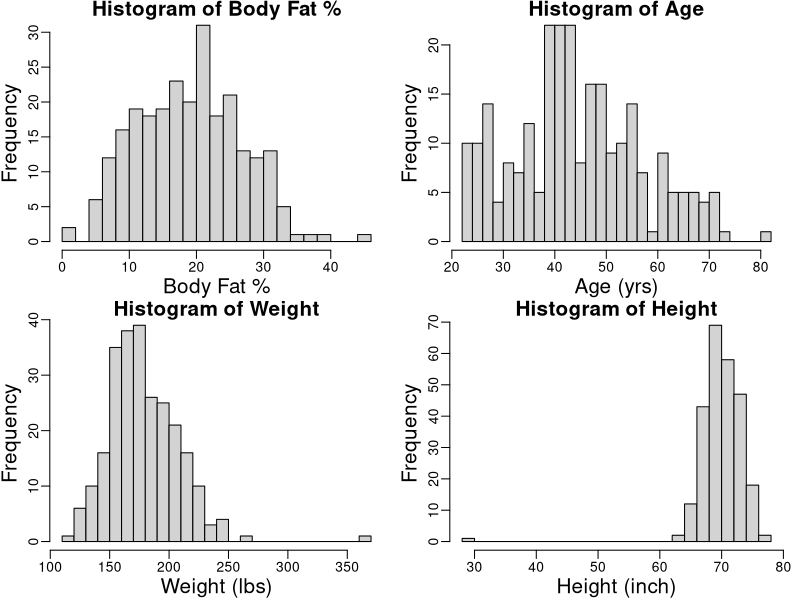
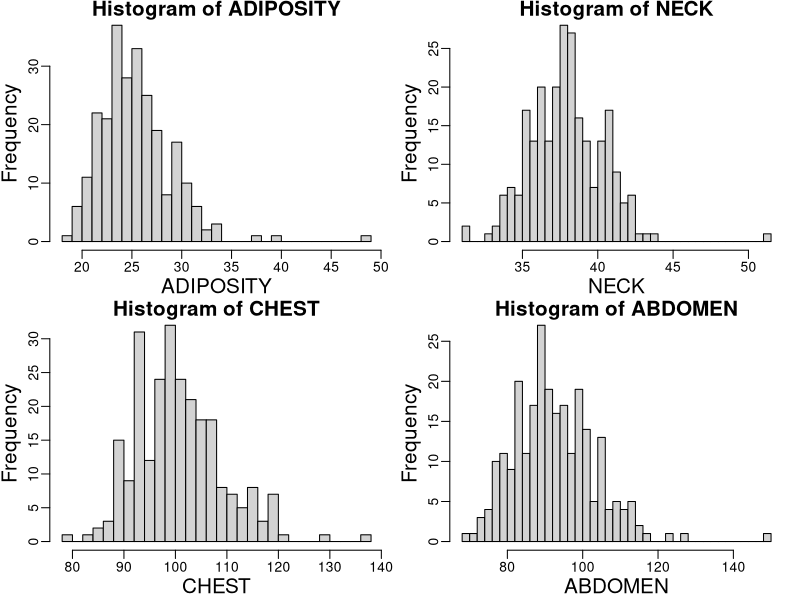
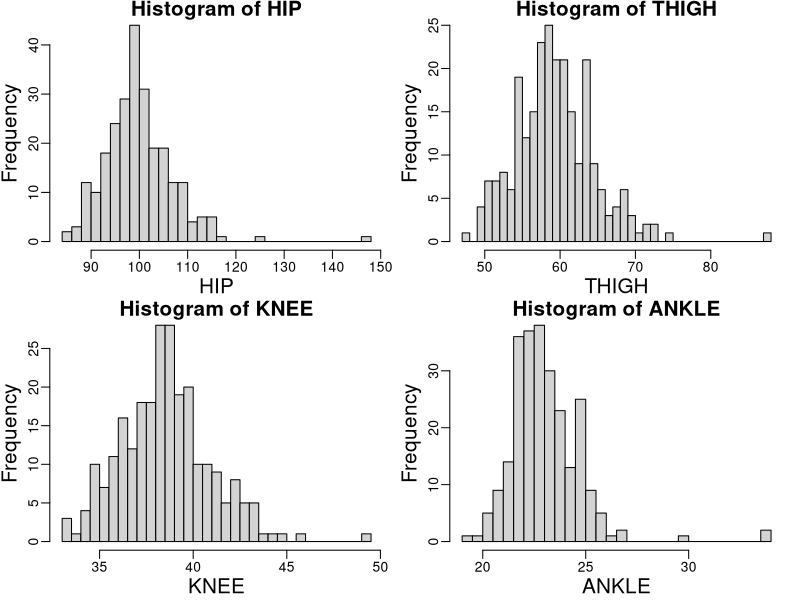
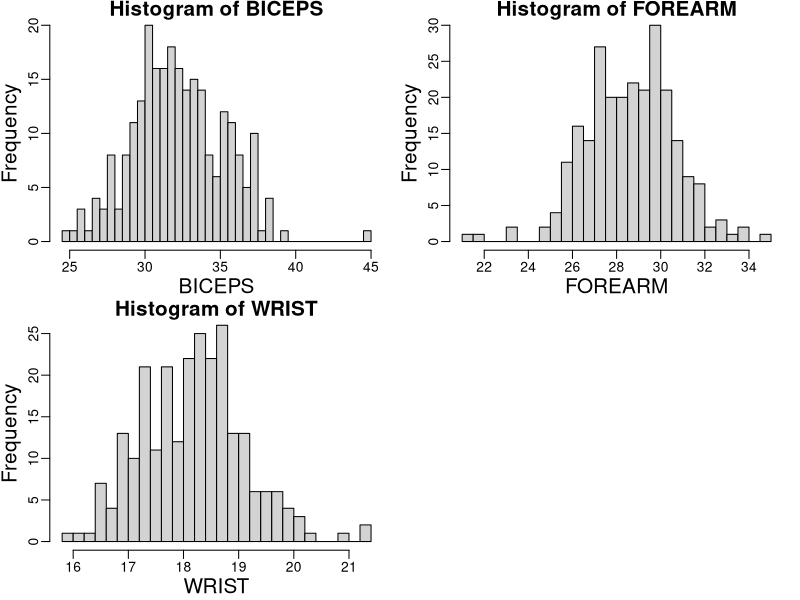
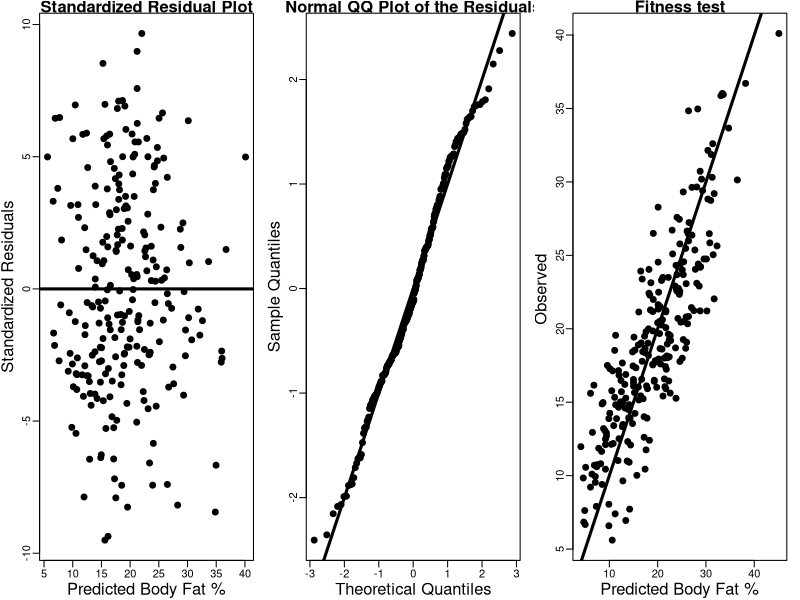
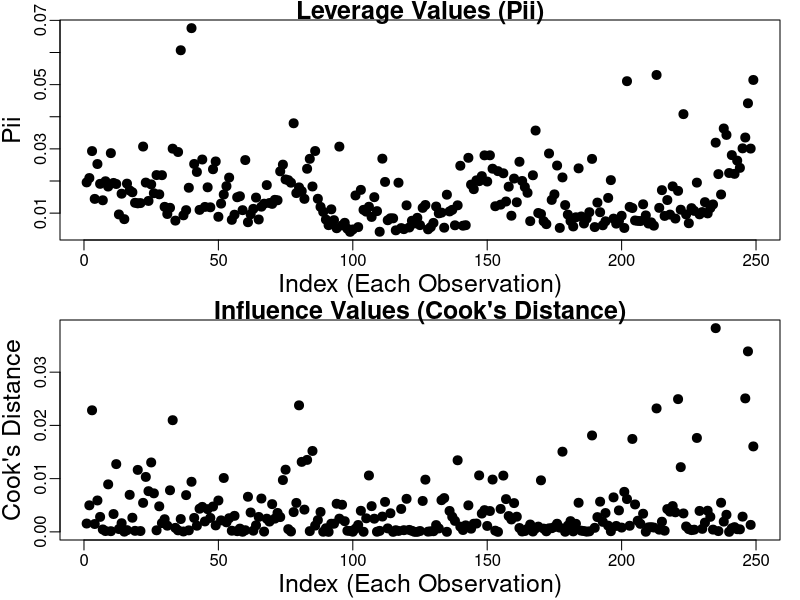

These figures' R source, in order:
## ---- chunk 1
##change it to your own file directory! 
setwd("C:/Users/THINKPAD/Desktop/myUW/STAT628 Data Science Practicum/HW2")

BodyFat=read.table("BodyFat.csv", header=T,sep=",")
attach(BodyFat)
## ---- chunk 2
#a overview of data
summary(BodyFat)
sd(BODYFAT)
## ---- chunk 3
par(mfrow=c(2,2)) #Makes a two-by-two, i.e. (2,2), plotting window
par(mgp=c(1.8,.5,0), mar=c(3,3,1,1)) #"Beautifies" plots when creating multiple figures. Google this for more info.

hist(BODYFAT,breaks=30,cex.lab=1.5,cex.main=1.5,
     main="Histogram of Body Fat %",xlab="Body Fat %")
hist(AGE,breaks=30,cex.lab=1.5,cex.main=1.5,
     main="Histogram of Age",xlab="Age (yrs)")
hist(WEIGHT,breaks=30,cex.lab=1.5,cex.main=1.5,
     main="Histogram of Weight",xlab="Weight (lbs)")
hist(HEIGHT,breaks=30,cex.lab=1.5,cex.main=1.5,
     main="Histogram of Height",xlab="Height (inch)")

## ---- chunk 4
par(mfrow=c(2,2)) #Makes a two-by-two, i.e. (2,2), plotting window
par(mgp=c(1.8,.5,0), mar=c(3,3,1,1)) #"Beautifies" plots when creating multiple figures. Google this for more info.

hist(ADIPOSITY,breaks=30,cex.lab=1.5,cex.main=1.5,)
hist(NECK,breaks=30,cex.lab=1.5,cex.main=1.5,)
hist(CHEST,breaks=30,cex.lab=1.5,cex.main=1.5,)
hist(ABDOMEN,breaks=30,cex.lab=1.5,cex.main=1.5,)

## ---- chunk 5
par(mfrow=c(2,2)) #Makes a two-by-two, i.e. (2,2), plotting window
par(mgp=c(1.8,.5,0), mar=c(3,3,1,1)) #"Beautifies" plots when creating multiple figures. Google this for more info.

hist(HIP,breaks=30,cex.lab=1.5,cex.main=1.5,)
hist(THIGH,breaks=30,cex.lab=1.5,cex.main=1.5,)
hist(KNEE,breaks=30,cex.lab=1.5,cex.main=1.5,)
hist(ANKLE,breaks=30,cex.lab=1.5,cex.main=1.5,)
## ---- chunk 6
par(mfrow=c(2,2)) #Makes a two-by-two, i.e. (2,2), plotting window
par(mgp=c(1.8,.5,0), mar=c(3,3,1,1)) #"Beautifies" plots when creating multiple figures. Google this for more info.

hist(BICEPS,breaks=30,cex.lab=1.5,cex.main=1.5,)
hist(FOREARM,breaks=30,cex.lab=1.5,cex.main=1.5,)
hist(WRIST,breaks=30,cex.lab=1.5,cex.main=1.5,)
## ---- chunk 7
BodyFat[WEIGHT > 350,]#totally outlier: many index is the max outlier
## ---- chunk 8
495/DENSITY-450#not the same with in .csv
## ---- chunk 9
BodyFat[BODYFAT<2,]
lowFat=BodyFat[BODYFAT<2,]
Fat=448.2/lowFat[,3]-405.8
Fat####   outlier 172,182
## ---- chunk 10
lowHgt=BodyFat[HEIGHT<30,]
trueHgt=sqrt((0.4536*lowHgt[5])/lowHgt[7])/0.0254
trueHgt####69.43
## ---- chunk 11
BodyFat[ANKLE>30,] #no outlier is found
## ---- chunk 12
BodyFat[42,6]=69.43
BodyFat=BodyFat[-c(39,172,182),]
BodyFat=BodyFat[,-c(1,3)]

write.table(BodyFat,"cleaned.csv",row.names=FALSE,col.names=TRUE,sep=",")# output cleaned data

## ---- chunk 13
library(car)
model.all=lm(BODYFAT~.,data=BodyFat)
summary(model.all)
#Anova(model.all)
## ---- chunk 14
vif(model.all) #test collinearity
## ---- chunk 15
model.sig<-lm(BODYFAT~1+AGE+ABDOMEN+WRIST,data=BodyFat) #only choose significant variables in the full model
summary(model.sig)### R^2=0.729, good enogh since model.all = 0.750
## ---- chunk 16
model.step<-step(model.sig,scope=list(upper=model.all,lower=model.sig),
                 direction="forward") #use forward step-wise regression to select model
summary(model.step)
## ---- chunk 17
predict.lm(model.sig,newdata=data.frame(AGE=40,ABDOMEN=90,WRIST=18,HEIGHT=70,CHEST=100,FOREARM=29,NECK=38),interval = "prediction", level= 0.95,se.fit=T)
## ---- chunk 18
anova(model.sig,model.all) #comparing chosen model and full model
## ---- chunk 19
confint(model.sig) #95% confidence interval for coefficients
## ---- chunk 20
par(mfrow = c(1,3))
plot(predict(model.sig),resid(model.sig,data=BodyFat),pch=19,cex=1.2,cex.lab=1.5,cex.main=1.5,
    xlab="Predicted Body Fat %", ylab="Standardized Residuals",main="Standardized Residual Plot")
abline(a=0,b=0,col="black",lwd=3)
#Linearity is fine, homoscedasticity is plausible but not perfect

qqnorm(rstandard(model.sig),pch=19,cex=1.2,cex.lab=1.5,cex.main=1.5,
      main="Normal QQ Plot of the Residuals")
abline(a=0,b=1,col="black",lwd=3)
#A little bit skewed, indicating a light-tail distribution, but not a severe one, so normality is fine 

plot(BodyFat$BODYFAT,predict.lm(model.sig),pch=19,cex=1.2,cex.lab=1.5,cex.main=1.5,
    xlab="Predicted Body Fat %", ylab="Observed ",main="Fitness test")
abline(0,1,col="black",lwd=3)
#predicted values and observed values are around line y=x, which means the model prediction is fine.
## ---- chunk 21
pii = hatvalues(model.sig)
cooki = cooks.distance(model.sig)

par(mfrow = c(2,1))
n = dim(BodyFat)[1]
plot(1:n,pii,type="p",pch=19,cex=1.2,cex.lab=1.5,cex.main=1.5,
     xlab="Index (Each Observation)",ylab="Pii",main="Leverage Values (Pii)")
plot(1:n,cooki,type="p",pch=19,cex=1.2,cex.lab=1.5,cex.main=1.5,
     xlab="Index (Each Observation)",ylab="Cook's Distance",main="Influence Values (Cook's Distance)")
#There are two points around No.40 shows leverage effect but there is no influential point from these two plots

